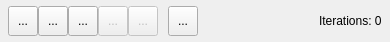
<ui version="4.0" >
 <author>Copyright (C) 2007, 2008, 2009, 2010, 2011, 2012. PARP Research Group. University of Murcia, Spain.</author>
 <class>QVProcessingBlockFormSmall</class>
 <widget class="QWidget" name="QVProcessingBlockFormSmall" >
  <property name="geometry" >
   <rect>
    <x>0</x>
    <y>0</y>
    <width>390</width>
    <height>42</height>
   </rect>
  </property>
  <property name="sizePolicy" >
   <sizepolicy vsizetype="Minimum" hsizetype="Preferred" >
    <horstretch>0</horstretch>
    <verstretch>0</verstretch>
   </sizepolicy>
  </property>
  <property name="minimumSize" >
   <size>
    <width>0</width>
    <height>0</height>
   </size>
  </property>
  <property name="maximumSize" >
   <size>
    <width>16777215</width>
    <height>16777215</height>
   </size>
  </property>
  <property name="windowTitle" >
   <string>Camera control</string>
  </property>
  <layout class="QHBoxLayout" name="horizontalLayout" >
   <property name="spacing" >
    <number>0</number>
   </property>
   <property name="leftMargin" >
    <number>8</number>
   </property>
   <property name="topMargin" >
    <number>6</number>
   </property>
   <property name="rightMargin" >
    <number>8</number>
   </property>
   <property name="bottomMargin" >
    <number>6</number>
   </property>
   <item>
    <widget class="QToolButton" name="finish_button" >
     <property name="minimumSize" >
      <size>
       <width>30</width>
       <height>30</height>
      </size>
     </property>
     <property name="maximumSize" >
      <size>
       <width>30</width>
       <height>30</height>
      </size>
     </property>
     <property name="text" >
      <string>...</string>
     </property>
     <property name="icon" >
      <iconset resource="../resources/qvision.qrc" >
       <normaloff>:/images/player_finish.png</normaloff>:/images/player_finish.png</iconset>
     </property>
    </widget>
   </item>
   <item>
    <widget class="QToolButton" name="stop_button" >
     <property name="minimumSize" >
      <size>
       <width>30</width>
       <height>30</height>
      </size>
     </property>
     <property name="maximumSize" >
      <size>
       <width>30</width>
       <height>30</height>
      </size>
     </property>
     <property name="text" >
      <string>...</string>
     </property>
     <property name="icon" >
      <iconset resource="../resources/qvision.qrc" >
       <normaloff>:/images/player_stop.png</normaloff>:/images/player_stop.png</iconset>
     </property>
    </widget>
   </item>
   <item>
    <widget class="QToolButton" name="pause_button" >
     <property name="minimumSize" >
      <size>
       <width>30</width>
       <height>30</height>
      </size>
     </property>
     <property name="maximumSize" >
      <size>
       <width>30</width>
       <height>30</height>
      </size>
     </property>
     <property name="text" >
      <string>...</string>
     </property>
     <property name="icon" >
      <iconset resource="../resources/qvision.qrc" >
       <normaloff>:/images/player_pause.png</normaloff>:/images/player_pause.png</iconset>
     </property>
    </widget>
   </item>
   <item>
    <widget class="QToolButton" name="play_button" >
     <property name="enabled" >
      <bool>false</bool>
     </property>
     <property name="minimumSize" >
      <size>
       <width>30</width>
       <height>30</height>
      </size>
     </property>
     <property name="maximumSize" >
      <size>
       <width>30</width>
       <height>30</height>
      </size>
     </property>
     <property name="text" >
      <string>...</string>
     </property>
     <property name="icon" >
      <iconset resource="../resources/qvision.qrc" >
       <normaloff>:/images/player_play.png</normaloff>:/images/player_play.png</iconset>
     </property>
    </widget>
   </item>
   <item>
    <widget class="QToolButton" name="next_button" >
     <property name="enabled" >
      <bool>false</bool>
     </property>
     <property name="minimumSize" >
      <size>
       <width>30</width>
       <height>30</height>
      </size>
     </property>
     <property name="maximumSize" >
      <size>
       <width>30</width>
       <height>30</height>
      </size>
     </property>
     <property name="text" >
      <string>...</string>
     </property>
     <property name="icon" >
      <iconset resource="../resources/qvision.qrc" >
       <normaloff>:/images/player_end.png</normaloff>:/images/player_end.png</iconset>
     </property>
     <property name="iconSize" >
      <size>
       <width>16</width>
       <height>16</height>
      </size>
     </property>
    </widget>
   </item>
   <item>
    <spacer>
     <property name="orientation" >
      <enum>Qt::Horizontal</enum>
     </property>
     <property name="sizeType" >
      <enum>QSizePolicy::Minimum</enum>
     </property>
     <property name="sizeHint" stdset="0" >
      <size>
       <width>10</width>
       <height>20</height>
      </size>
     </property>
    </spacer>
   </item>
   <item>
    <widget class="QToolButton" name="stat_button" >
     <property name="enabled" >
      <bool>true</bool>
     </property>
     <property name="minimumSize" >
      <size>
       <width>30</width>
       <height>30</height>
      </size>
     </property>
     <property name="maximumSize" >
      <size>
       <width>30</width>
       <height>30</height>
      </size>
     </property>
     <property name="text" >
      <string>...</string>
     </property>
     <property name="icon" >
      <iconset resource="../resources/qvision.qrc" >
       <normaloff>:/images/stat.png</normaloff>:/images/stat.png</iconset>
     </property>
     <property name="iconSize" >
      <size>
       <width>16</width>
       <height>16</height>
      </size>
     </property>
     <property name="checkable" >
      <bool>true</bool>
     </property>
    </widget>
   </item>
   <item>
    <spacer name="horizontalSpacer_2" >
     <property name="orientation" >
      <enum>Qt::Horizontal</enum>
     </property>
     <property name="sizeType" >
      <enum>QSizePolicy::Expanding</enum>
     </property>
     <property name="sizeHint" stdset="0" >
      <size>
       <width>50</width>
       <height>20</height>
      </size>
     </property>
    </spacer>
   </item>
   <item>
    <widget class="QLabel" name="iterationsLabel" >
     <property name="sizePolicy" >
      <sizepolicy vsizetype="Preferred" hsizetype="Minimum" >
       <horstretch>0</horstretch>
       <verstretch>0</verstretch>
      </sizepolicy>
     </property>
     <property name="text" >
      <string>Iterations: 0</string>
     </property>
    </widget>
   </item>
  </layout>
 </widget>
 <resources>
  <include location="../resources/qvision.qrc" />
 </resources>
 <connections/>
</ui>
